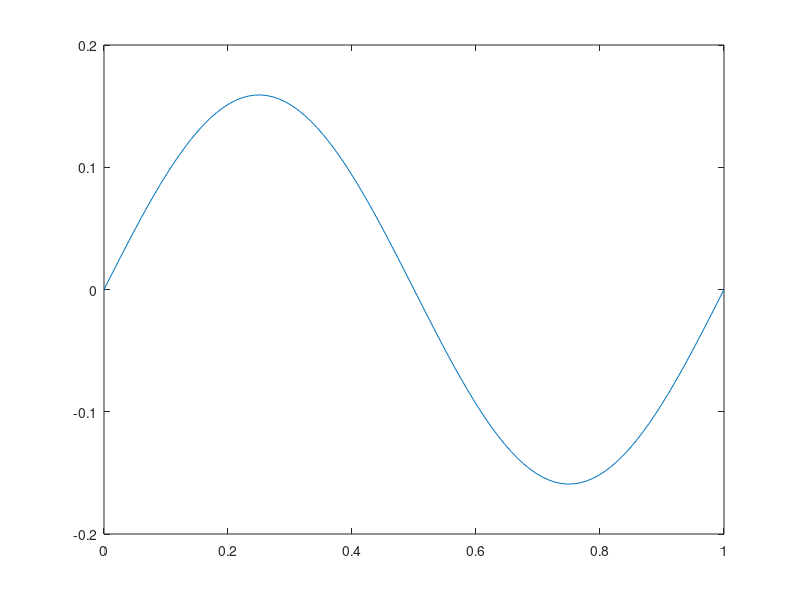

MATLAB code for this plot:
%% SinusoidAnalyticSolution.m
% calculate the analytic solution of the ODE
% dy/dt = cos(omega * t);
%
% Author: PB 2021


% omega is the angular frequency
omega = 2*pi;

% our time range is from 0 to 1
t = linspace(0,1,100);

yAnalytic = 1 / omega * sin(omega * t);

figure(1)
plot(t,yAnalytic)